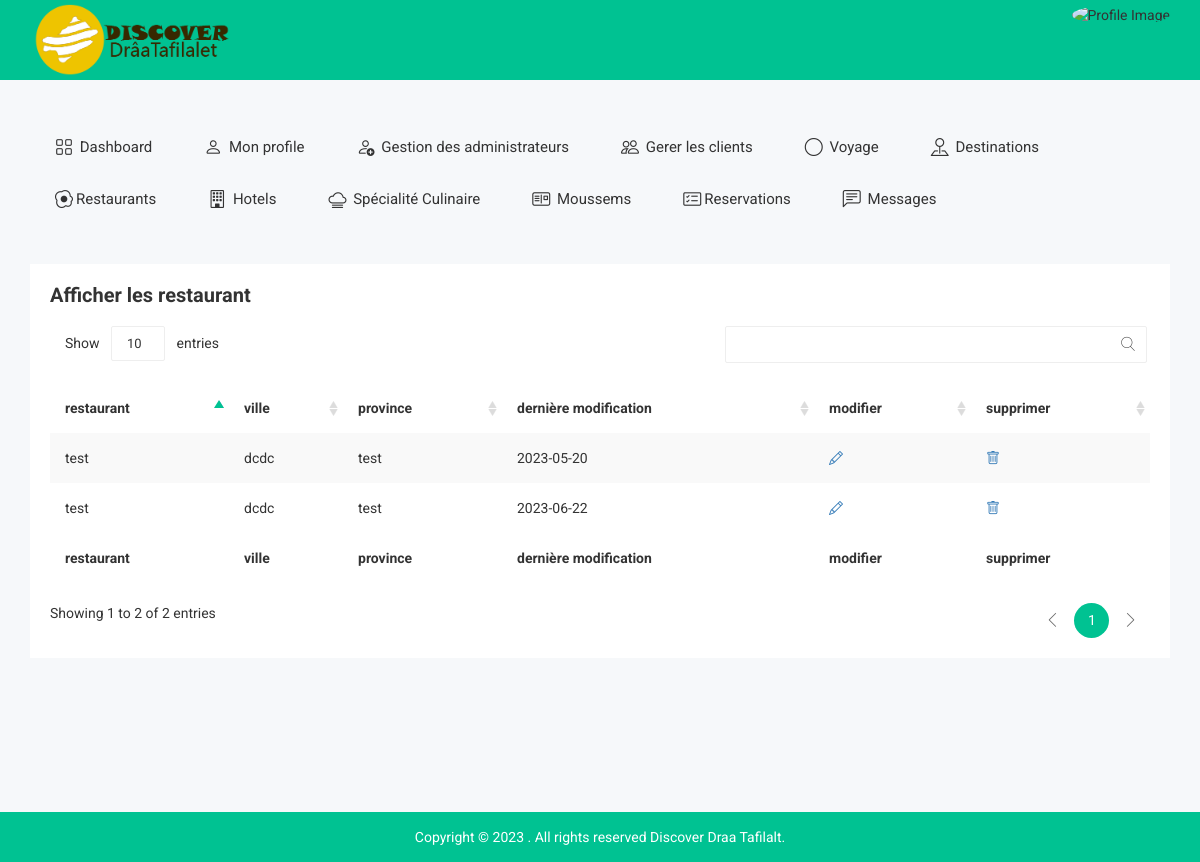
Page /affiche-restaurat.php (signed in) on the committed database.
### tables this page shows
CREATE TABLE `restau` (
  `id-rest` int(100) NOT NULL,
  `nom` varchar(100) NOT NULL,
  `ville` varchar(100) NOT NULL,
  `province` varchar(100) NOT NULL,
  `description` varchar(10000) NOT NULL,
  `location` varchar(1000) NOT NULL,
  `img1` varchar(255) NOT NULL,
  `img2` varchar(255) NOT NULL,
  `img3` varchar(255) NOT NULL,
  `carte` varchar(1000) NOT NULL,
  `date-add` date NOT NULL
);

### affiche-restaurat.php (the view, shortened to what this page needs)
<?php
include 'connection.php';
$sql = 'SELECT *
		FROM restau';
 $statement = $pdo->query($sql);
 $publishers = $statement->fetchAll(PDO::FETCH_ASSOC);
?>
<!doctype html>
<html class="no-js" lang="">
<head>
    <link rel="stylesheet" href="https://cdn.jsdelivr.net/npm/bootstrap-icons@1.10.5/font/bootstrap-icons.css">
        <link rel="stylesheet" href="css/bootstrap.min.css">
        <link rel="stylesheet" href="css/bootstrap/bootstrap.min.css">
        <link rel="stylesheet" href="css/font-awesome.min.css">
        <link rel="stylesheet" href="css/owl.carousel.css">
        <link rel="stylesheet" href="css/owl.theme.css">
        <link rel="stylesheet" href="css/owl.transitions.css">
        <link rel="stylesheet" href="css/meanmenu/meanmenu.min.css">
        <link rel="stylesheet" href="css/animate.css">
        <link rel="stylesheet" href="css/normalize.css">
        <link rel="stylesheet" href="css/wave/waves.min.css">
        <link rel="stylesheet" href="css/wave/button.css">
        <link rel="stylesheet" href="css/scrollbar/jquery.mCustomScrollbar.min.css">
        <link rel="stylesheet" href="css/notika-custom-icon.css">
        <link rel="stylesheet" href="css/jquery.dataTables.min.css">
        <link rel="stylesheet" href="css/main.css">
        <link rel="stylesheet" href="style.css">
        <link rel="stylesheet" href="css/responsive.css">
</head>
<body>
    <?php include 'tophead.php' ?>
    <div class="main-menu-area mg-tb-40">
    </div>
    <div class="notika-status-area">
        <div class="container">
            <div class="row">
                <div class="col-lg-12 col-md-12 col-sm-12 col-xs-12">
                    <div class="data-table-list">
                        <div class="basic-tb-hd">
                            <h2>Afficher les restaurant</h2>
                        </div>
                        <div class="table-responsive">
                            <table id="data-table-basic" class="table table-striped">
                                <thead>
                                    <tr>
                                        <th>restaurant</th>
                                        <th>ville</th>
                                        <th>province</th>
                                        <th>dernière modification</th>
                                        <th>modifier</th>
                                        <th>supprimer</th>
                                    </tr>
                                </thead>
                                <tbody>
                                <?php
                                if ($publishers) {
                                    foreach ($publishers as $publisher) {?>
                                    <tr>
                                        <td><?php  echo $publisher['nom'] ?></td>
                                        <td><?php  echo $publisher['ville'] ?></td>
                                        <td><?php  echo $publisher['province'] ?></td>
                                        <td><?php  echo $publisher['date-add'] ?></td>
                                        <td><a href="update-restau.php?modi=<?php echo $publisher['id-rest'] ?>"> <i class="bi bi-pencil"></i></a></td>
                                        <td><a href="delete-restaaaurant.php?id=<?php echo $publisher['id-rest'] ?>"><i class="bi bi-trash"></i></a></td>
                                    </tr>
                               <?php }}
                                ?>
                                </tbody>
                                <tfoot>
                                    <tr>
                                    <th>restaurant</th>
                                        <th>ville</th>
                                        <th>province</th>
                                        <th>dernière modification</th>
                                        <th>modifier</th>
                                        <th>supprimer</th>
                                    </tr>
                                </tfoot>
                            </table>
                        </div>
                    </div>
                </div>
            </div>
        </div>
    </div>
    <div class="footer-copyright-area">
        <div class="container">
            <div class="row">
                <div class="col-lg-12 col-md-12 col-sm-12 col-xs-12">
                    <div class="footer-copy-right">
                        <p>Copyright © 2023
. All rights reserved Discover Draa Tafilalt.</p>
                    </div>
                </div>
            </div>
        </div>
    </div>
</body>
</html>

### css/main.css (style rules this page uses)
html { color: #222; font-size: 1em; line-height: 1.4; }

### rows in the picture
restau: nom "test", ville "dcdc", province "test", value "2023-05-20"
restau: nom "test", ville "dcdc", province "test", value "2023-06-22"
